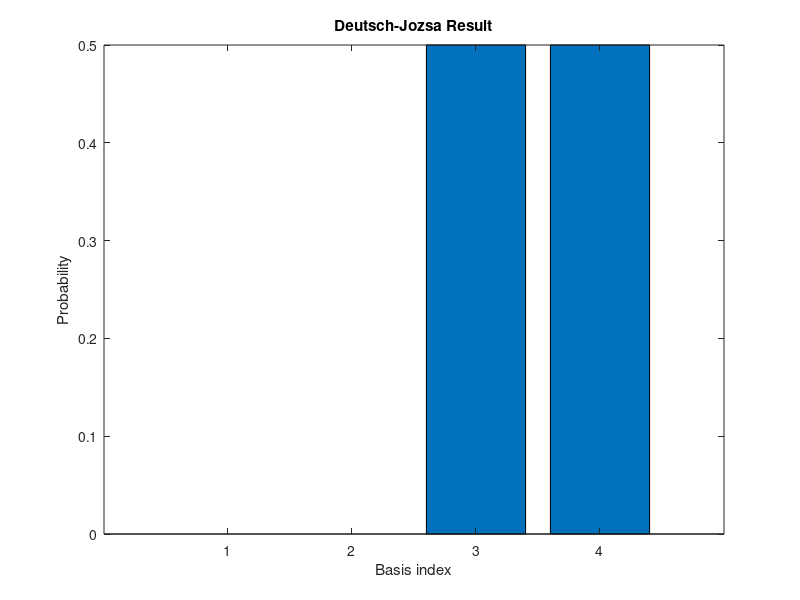

MATLAB code for this plot:
% Deutsch-Jozsa Algorithm Simulation
% Author: Preethan Bhattacherjee

clear;
clc;

% Basis states
zero = [1;0];
one = [0;1];

tensor = @(a,b) kron(a,b);

% Initial state |0>|1>
psi = tensor(zero, one);

% Hadamard gate
H = (1/sqrt(2))*[1 1;1 -1];
H2 = kron(H,H);

% Step 1: Create superposition
psi = H2 * psi;

disp('After Hadamard gates:');
disp(psi);

% Define oracle (Balanced function example)
% f(0)=0, f(1)=1

Uf = [1 0 0 0;
      0 1 0 0;
      0 0 0 1;
      0 0 1 0];

psi = Uf * psi;

disp('After Oracle:');
disp(psi);

% Apply Hadamard to first qubit
H1 = kron(H, eye(2));

psi = H1 * psi;

disp('Final state:');
disp(psi);

% Measurement probabilities
probabilities = abs(psi).^2;

disp('Measurement probabilities:');
disp(probabilities);

% Plot
figure;
bar(probabilities);
title('Deutsch-Jozsa Result');
xlabel('Basis index');
ylabel('Probability');
